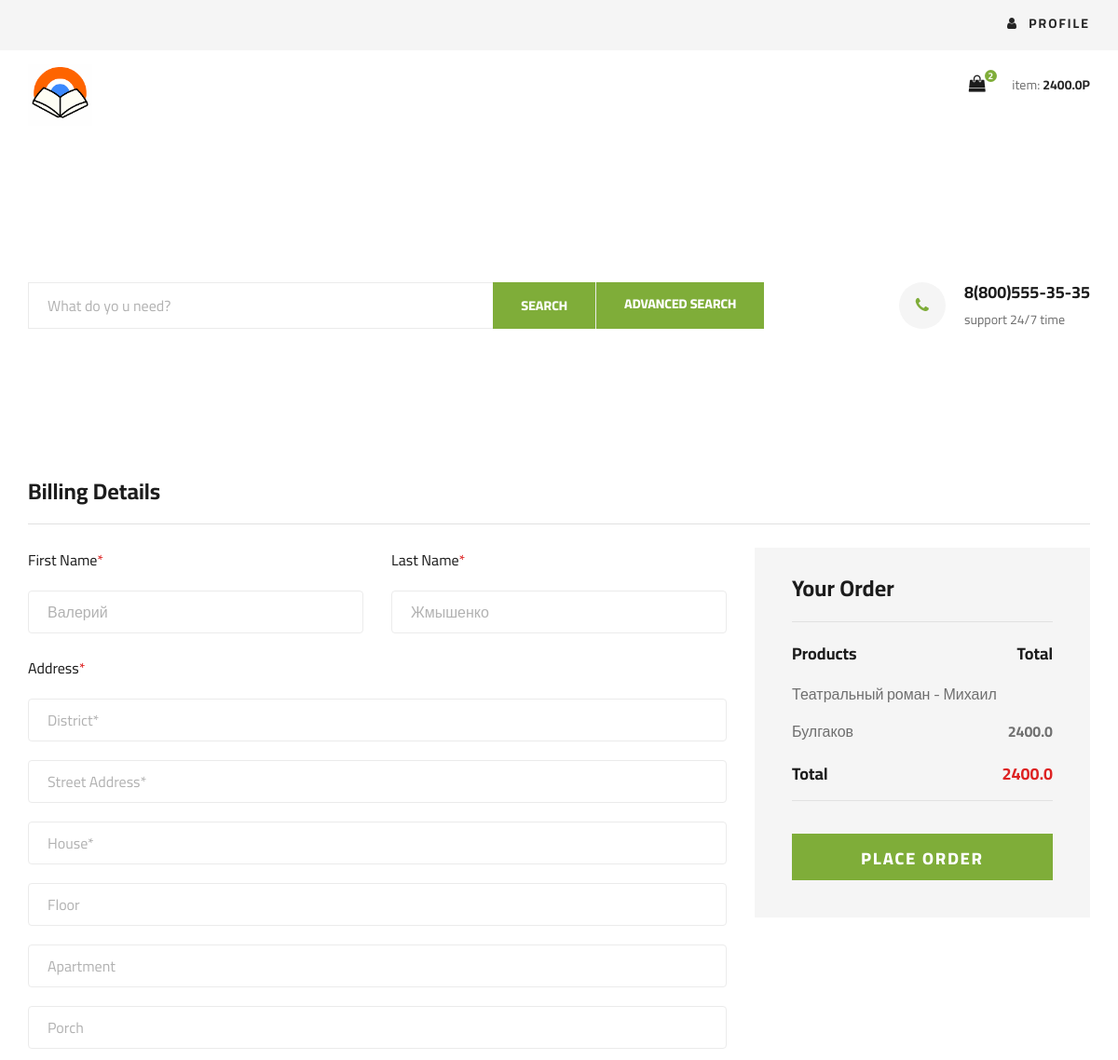
Page /checkout (signed in, upper part) on the earlier database version.
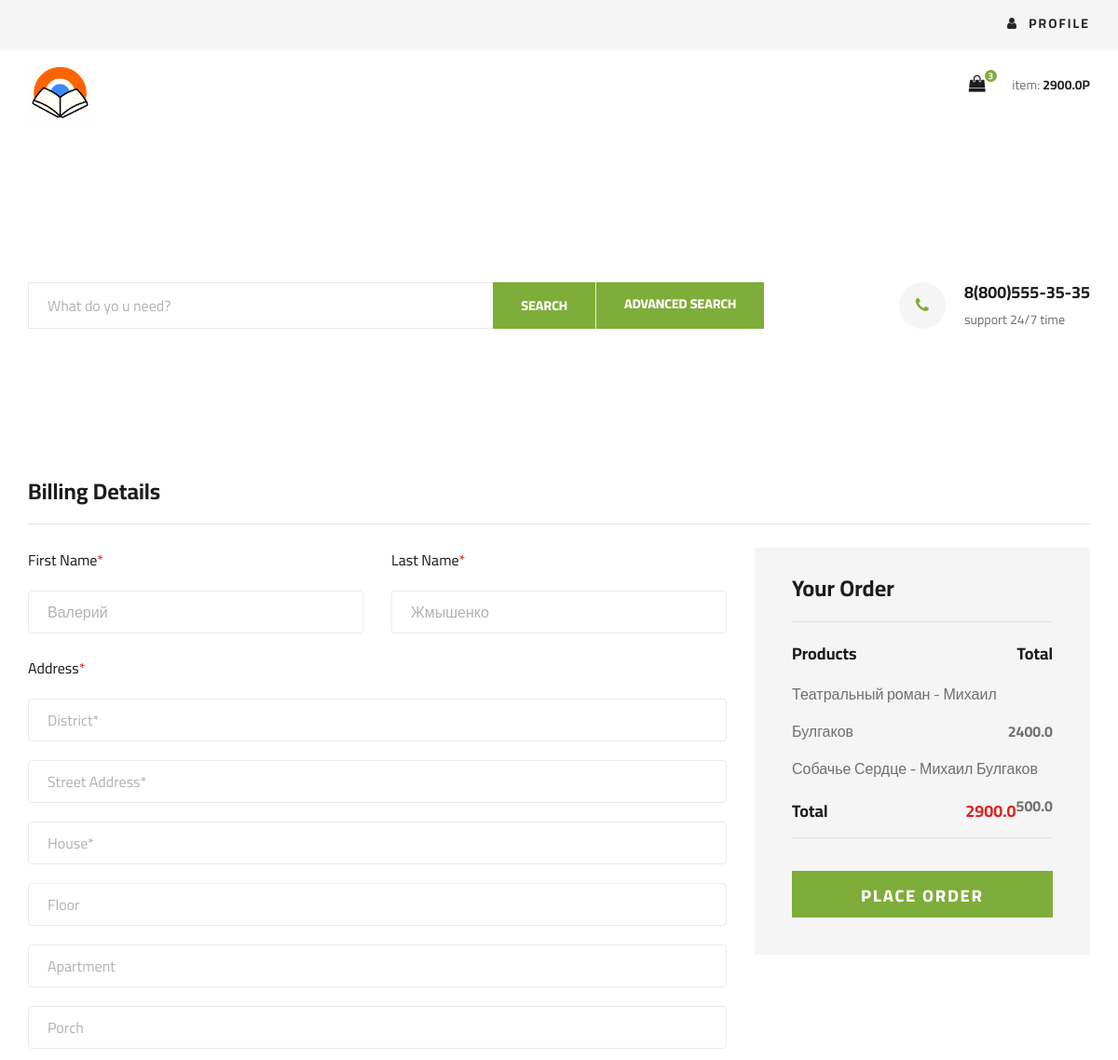
Same page on the later database version.
### tables this page shows
CREATE TABLE "Корзина" (
	"user_id"	INTEGER NOT NULL,
	"product_id"	INTEGER NOT NULL,
	"count"	INTEGER NOT NULL,
	FOREIGN KEY("product_id") REFERENCES "Товар"("id"),
	FOREIGN KEY("user_id") REFERENCES "Покупатель"("id")
);

### app/views.py (the view)
@app.route('/checkout',methods=['GET'])
def checkout():
        cart = Cart.getCartOfUser(flask_login.current_user.userID) #TODO: CHECK STATUS
        if(cart['status'] == 0):
            return render_template('checkout.html',
            user = flask_login.current_user,
            productsInCart=cart['data'])
        elif(cart['status'] == 2):
            return render_template('checkout.htlm',
            user = flask_login.current_user,
            error = cart['message']
            )

### app/model.py (called while the page is built)
@login_manager.user_loader
def load_user(userID):
    cursor = db.execute('select * from Покупатель where id = {};'.format(userID))
    allRows = cursor.fetchall()
    if(len(allRows) == 0):
        return None
    row = allRows[0]
    user = User(userID = row[0],email = row[4],
    password_hash = row[6],last_name=row[1],
    first_name =row[2] ,birthdate = row[5])
    if(checkIfUserAdmin(userID)):
        user.set_admin(True)
    return user

def checkIfUserAdmin(userID):
    cursor = db.execute('select * from Админ where user_id == {};'.format(userID))
    user = cursor.fetchone()
    return user is not None

### app/models/Cart.py (called while the page is built)
    @staticmethod #TODO: REFACTOR
    def countTotalCostOfUser(userID):
        row = SqlExecuter.getOneRowsPacked('select SUM(cart.count*pr.cost_sale) as "totalCost" \
                from Товар as pr \
                inner join Корзина as cart on pr.id == product_id \
                and user_id = {};'.format(userID))
        if(row is None or row['totalCost'] is None):
            return 0.0
        else:
            return float(row['totalCost'])

### app/models/User.py (called while the page is built)
    def getTotalCostOfCart(self):
        return Cart.countTotalCostOfUser(self.userID)

### app/templates/checkout.html (shortened to what this page needs)
<!DOCTYPE html>
<html lang="zxx">
<head>
    <link rel="stylesheet" href="{{url_for('static',filename='css/bootstrap.min.css')}}" type="text/css">
    <link rel="stylesheet" href="{{url_for('static',filename='css/font-awesome.min.css')}}" type="text/css">
    <link rel="stylesheet" href="{{url_for('static',filename='css/elegant-icons.css')}}" type="text/css">
    <link rel="stylesheet" href="{{url_for('static',filename='css/nice-select.css')}}" type="text/css">
    <link rel="stylesheet" href="{{url_for('static',filename='css/jquery-ui.min.css')}}" type="text/css">
    <link rel="stylesheet" href="{{url_for('static',filename='css/owl.carousel.min.css')}}" type="text/css">
    <link rel="stylesheet" href="{{url_for('static',filename='css/slicknav.min.css')}}" type="text/css">
    <link rel="stylesheet" href="{{url_for('static',filename='css/style.css')}}" type="text/css">
</head>
<body>
    {% include 'base/header.html' %}
    {% include 'base/hero.html' %}
    <section class="checkout spad">
        <div class="container">
        {% if error %}
            <h4>{{ error }}</h4>
        {% else %}
            <div class="checkout__form">
                <h4>Billing Details</h4>
                <form action="{{url_for('newOrder')}}" method="POST">
                    <div class="row">
                        <div class="col-lg-8 col-md-6">
                            <div class="row">
                                <div class="col-lg-6">
                                    <div class="checkout__input">
                                        <p>First Name<span>*</span></p>
                                        <input name="first_name" type="text" value="{{ user.first_name }}" required>
                                    </div>
                                </div>
                                <div class="col-lg-6">
                                    <div class="checkout__input">
                                        <p>Last Name<span>*</span></p>
                                        <input name="last_name" type="text"  value="{{ user.last_name }}" required>
                                    </div>
                                </div>
                            </div>
                            <div class="checkout__input">
                                <p>Address<span>*</span></p>
                                <input name="district" type="text" placeholder="District*" class="checkout__input__add" required>
                                <input name="street" type="text" placeholder="Street Address*" class="checkout__input__add" required>
                                <input name="house" type="text" placeholder="House*" class="checkout__input__add" required>
                                <input name="floor" type="text" placeholder="Floor" class="checkout__input__add">
                                <input name="flat" type="text" placeholder="Apartment" class="checkout__input__add">
                                <input name="porch" type="text" placeholder="Porch" class="checkout__input__add">
                            </div>
                        </div>
                        <div class="col-lg-4 col-md-6">
                            <div class="checkout__order">
                                <h4>Your Order</h4>
                                <div class="checkout__order__products">Products <span>Total</span></div>
                                <ul>
                                    {% for product in productsInCart %}
                                    <li>{{product.title}}<span>{{ product.total }}</span></li>
                                    {% endfor %}
                                </ul>
                                <div class="checkout__order__total">Total <span>{{user.getTotalCostOfCart()}}</span></div>
                                <button type="submit" class="site-btn">PLACE ORDER</button>
                            </div>
                        </div>
                    </div>
                </form>
            </div>
        {% endif %}
        </div>
    </section>
</body>
</html>

Differences in the rows shown:
added Корзина: title "Собачье Сердце - Михаил Булгаков", total "500.0"
Other differences:
{{ user.getCountOfItemsInCart() }}: "2" → "3"
{{ user.getTotalCostOfCart() }}: "2400.0" → "2900.0"
